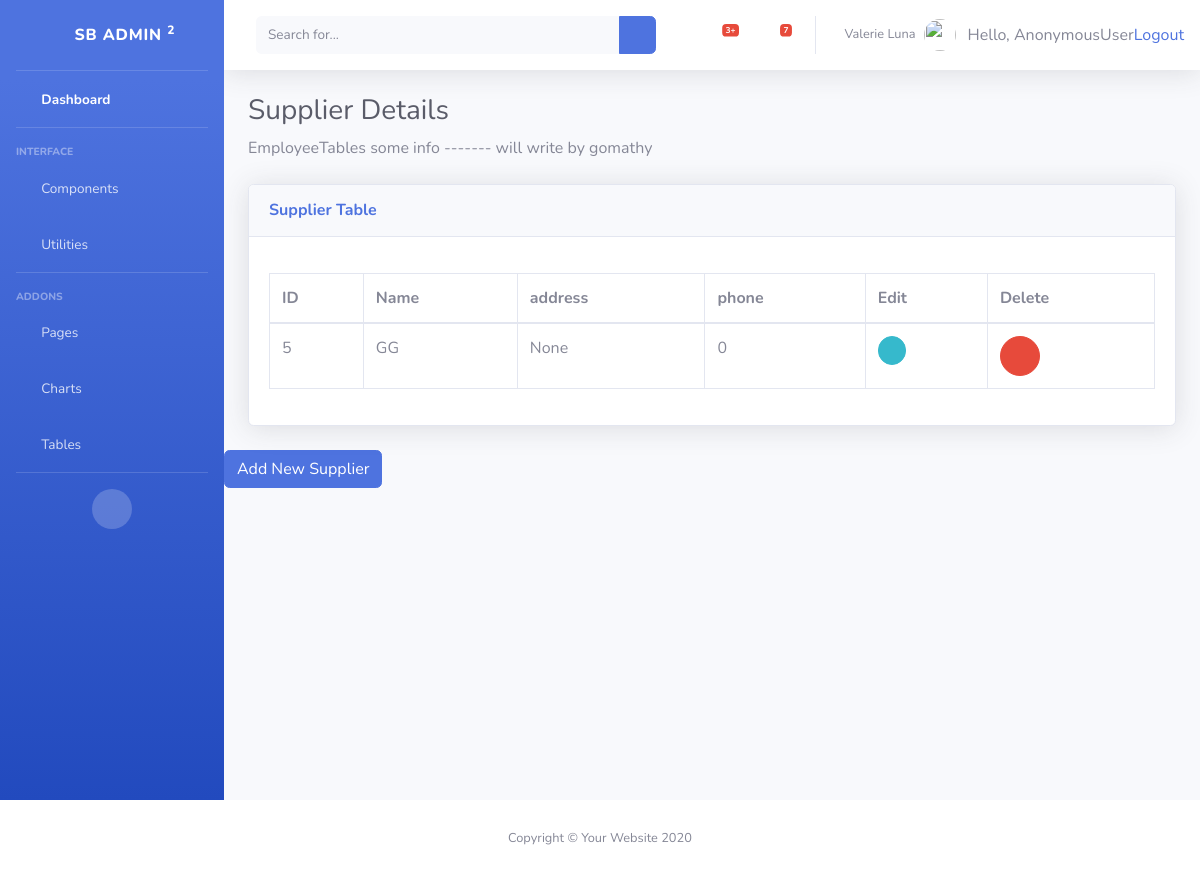
The app's page /supplier/ with its own data.
### inventory/models.py (models this page shows, shortened)
class Supplier(models.Model):
	name 	= models.CharField("Supplier Name", max_length=30)
	address = models.CharField(verbose_name="Address of the supplier",max_length=70, default='None', blank=True)
	phone 	= models.CharField("Phone Number", max_length=11, default='0')

### inventory/views.py (the view)
# urls.py: path('supplier/',views.supplier,name='supplier'),
def supplier(request):
	Sup = Supplier.objects.all()
	return render(request, 'inventory/supplier.html', { 'Sup': Sup })

### inventory/templates/inventory/supplier.html
{% extends 'inventory/base.html' %}
{% load static %}
{% block body %}
<h1 class="h3 mb-2 text-gray-800">Supplier Details </h1>
          <p class="mb-4">EmployeeTables some info ------- will write by gomathy  </p>
          <div class="card shadow mb-4">
            <div class="card-header py-3">
              <h6 class="m-0 font-weight-bold text-primary">Supplier Table</h6>
            </div>
            <div class="card-body">
              <div class="table-responsive">
                <table class="table table-bordered" id="dataTable" width="100%" cellspacing="0">
                  <thead>
                    <tr>
                      <th>ID</th>
                      <th>Name</th>
                      <th>address</th>
                      <th>phone</th>
                      <th>Edit</th>
                      <th>Delete</th>
                    </tr>
                  </thead>
                  <tbody>
            <ul>
						{% for e in Sup %}
						<tr>
                <td> {{ e.id }} </td>
						    <td>{{ e.name }} </td>
						    <td>{{ e.address }} </td>
						    <td>{{ e.phone }} </td>
                <td>
                    <a href="{% url 'inventory:sup_edit' e.id %}" class="btn btn-info btn-circle btn-sm">
                      <i class="fas fa-info-circle"></i>
                    </a>
                </td>
                <td>
                    <a href="{% url 'inventory:delete_supplier' e.id %}"
                      class="btn btn-danger btn-circle tn-sm">
                      <i class="fas fa-trash"></i>
                    </a>
                </td>
						</tr>
						{% endfor %}
						</ul>
                  </tbody>
                </table>
              </div>
            </div>
          </div>
        </div>
        <div class="button-group">
              <a href="{% url 'inventory:add_supplier' %}" class="btn btn-primary" role="button">
              Add New Supplier </a>
        </div>
      </div>
</div>
{% endblock %}

### records on screen
Supplier: id "5", name "GG", address "None", phone "0"

### other values on screen
{{ request.user }} "AnonymousUser"
